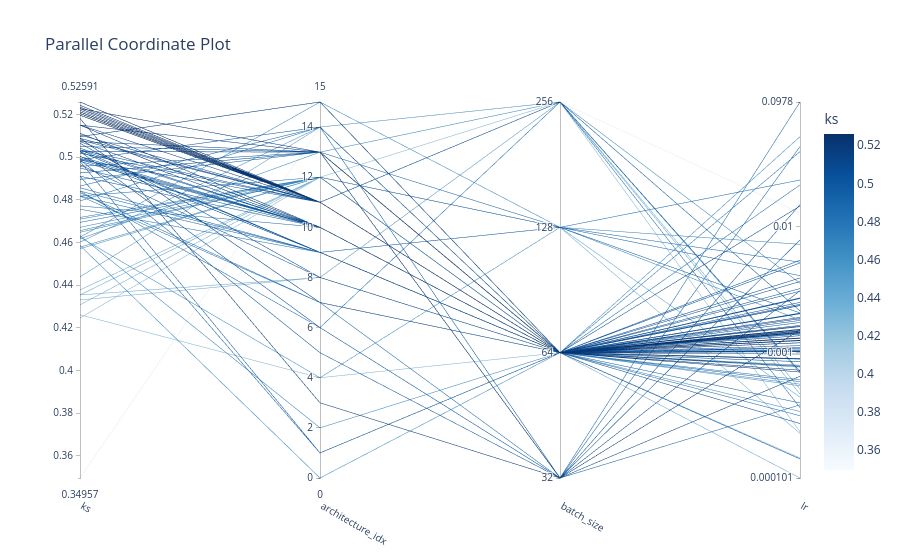

The cell this chart's notebook holds for it:
### Code cell
optuna_vis.plot_parallel_coordinate(study, params=list(param_space.keys()), target_name=scoring_metric)
